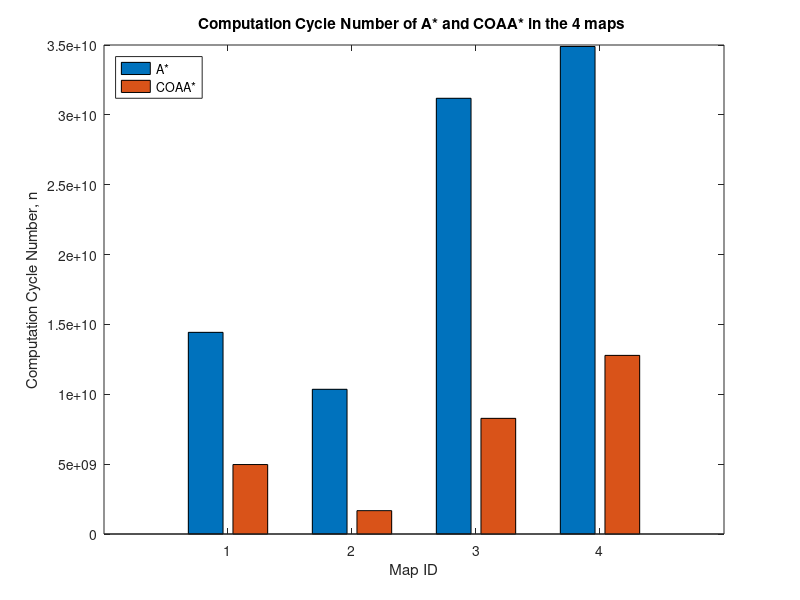
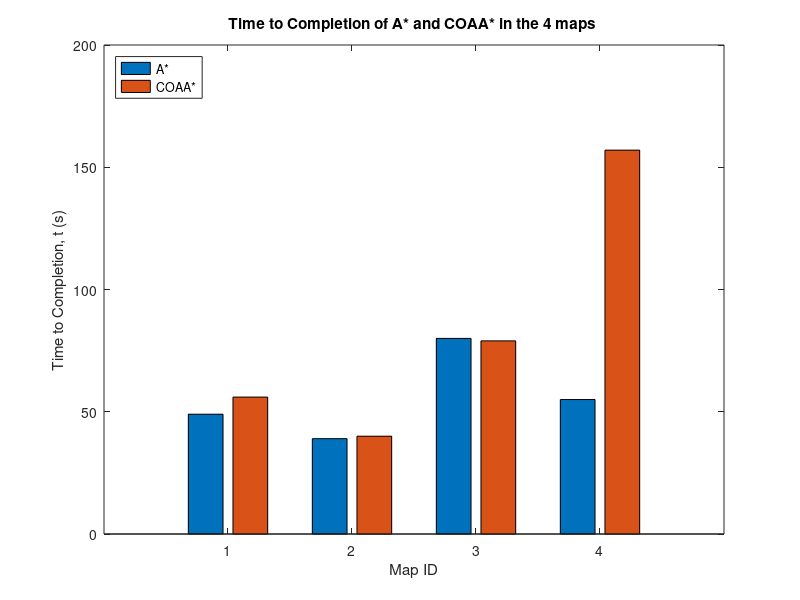

MATLAB code to generate these figures, in order:
clear all;
close all
clc;

ccA = [1.4434e+10; 1.0358e+10; 3.1187e+10; 3.4894e+10];
ccC = [4.9720e+09; 1.6714e+09; 8.2780e+09; 1.2785e+10];
ttA = [49; 39; 80; 55];
ttC = [56; 40; 79; 157];

figure(1);
bar([ccA ccC]);
legend([{'A*'} {'COAA*'}], 'Location', 'northwest');
title('Computation Cycle Number of A* and COAA* in the 4 maps ');
xlabel('Map ID');
ylabel('Computation Cycle Number, n');

figure(2);
bar([ttA ttC]);
legend([{'A*'} {'COAA*'}], 'Location', 'northwest');
title('Time to Completion of A* and COAA* in the 4 maps ');
xlabel('Map ID');
ylabel('Time to Completion, t (s)');


